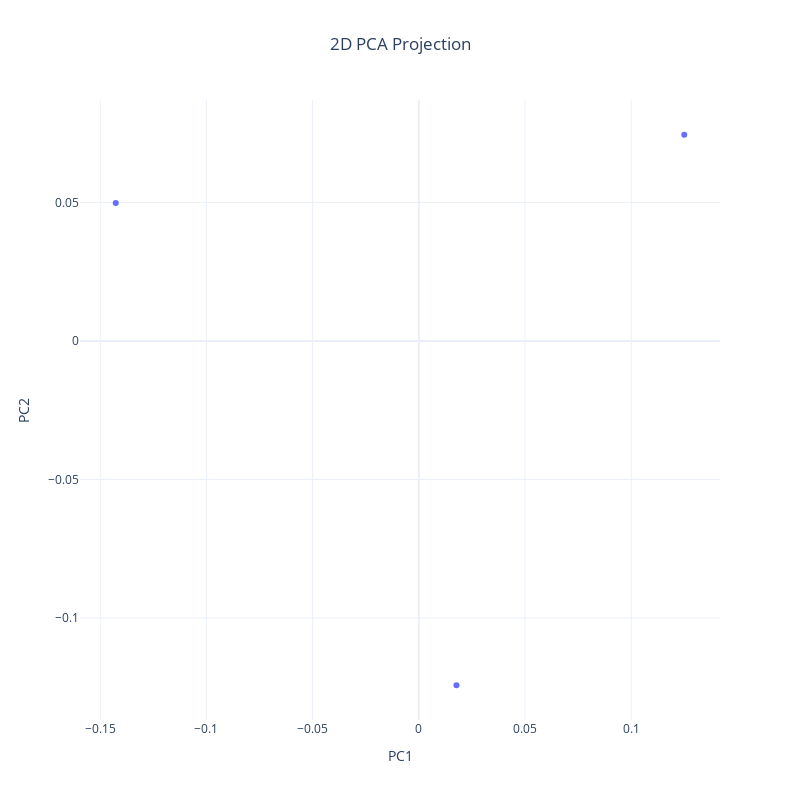
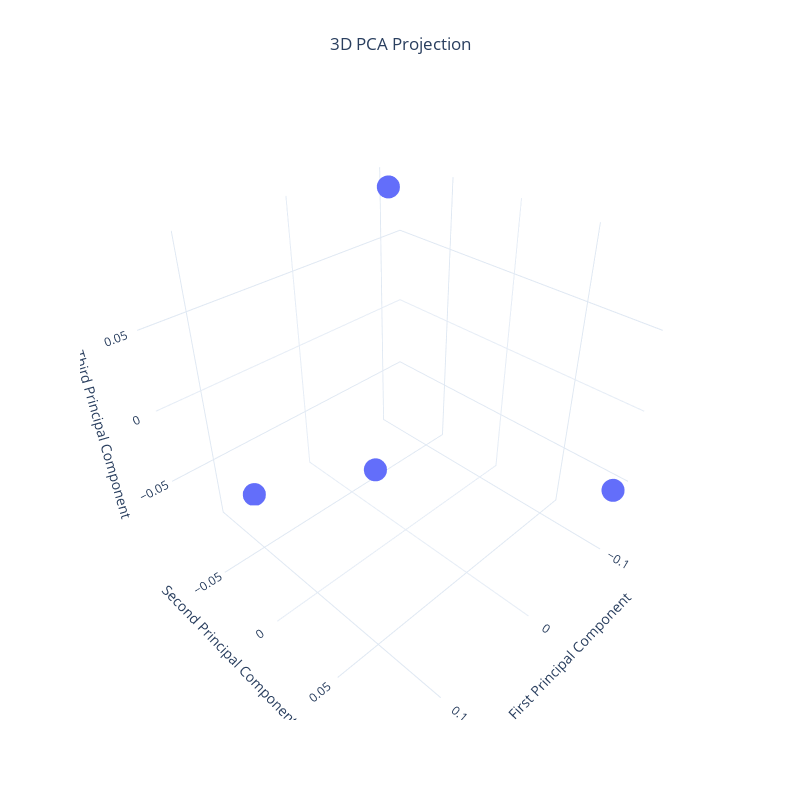

These figures' notebook cell, in order:
### Code cell
projected_data_2d, eigenvalues = pca_projection(W1_adj[16:19], n_components=2)
visualize_pca(projected_data_2d, "2D PCA Projection")
projected_data_3d, eigenvalues = pca_projection(W1_adj[16:20], n_components=3)
visualize_pca(projected_data_3d, "3D PCA Projection")

### Figure 1 — Plotly figure (JSON) as saved in the notebook; plotly's stock layout.template omitted (floating-point values rounded to 4 significant figures)
{"data": [{"hovertemplate": "PC1=%{x}<br>PC2=%{y}<extra></extra>", "legendgroup": "", "marker": {"color": "#636efa", "symbol": "circle"}, "mode": "markers", "name": "", "orientation": "v", "showlegend": false, "type": "scatter", "x": [-0.1427, 0.125, 0.01772], "xaxis": "x", "y": [0.0498, 0.07449, -0.1243], "yaxis": "y"}], "layout": {"height": 800, "legend": {"tracegroupgap": 0}, "scene": {"aspectmode": "cube", "xaxis": {"title": {"text": "First Principal Component"}}, "yaxis": {"title": {"text": "Second Principal Component"}}, "zaxis": {"title": {}}}, "title": {"text": "2D PCA Projection", "x": 0.5, "xanchor": "center"}, "width": 800, "xaxis": {"anchor": "y", "domain": [0, 1], "title": {"text": "PC1"}}, "yaxis": {"anchor": "x", "domain": [0, 1], "title": {"text": "PC2"}}}}

### Figure 2 — Plotly figure (JSON) as saved in the notebook; plotly's stock layout.template omitted (floating-point values rounded to 4 significant figures)
{"data": [{"hovertemplate": "PC1=%{x}<br>PC2=%{y}<br>PC3=%{z}<extra></extra>", "legendgroup": "", "marker": {"color": "#636efa", "symbol": "circle"}, "mode": "markers", "name": "", "scene": "scene", "showlegend": false, "type": "scatter3d", "x": [-0.08646, 0.1322, 0.07094, -0.1166], "y": [-0.07679, 0.07589, -0.08831, 0.08921], "z": [0.08906, 0.05509, -0.08741, -0.05674]}], "layout": {"height": 800, "legend": {"tracegroupgap": 0}, "scene": {"aspectmode": "cube", "domain": {"x": [0, 1], "y": [0, 1]}, "xaxis": {"title": {"text": "First Principal Component"}}, "yaxis": {"title": {"text": "Second Principal Component"}}, "zaxis": {"title": {"text": "Third Principal Component"}}}, "title": {"text": "3D PCA Projection", "x": 0.5, "xanchor": "center"}, "width": 800}}
